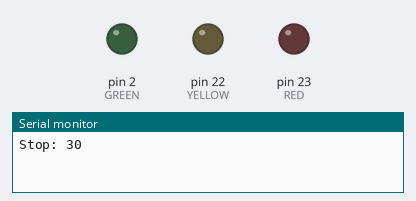
A sketch run on a simulated Arduino Mega 2560, built with avr-gcc and run on an emulated ATmega2560. Parts: output pins drawn as LEDs (lit = HIGH), the last lines printed to the serial monitor.

Above: at 0.5 s.
At 16.0 s:
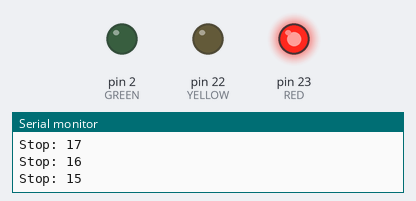
At 32.5 s:
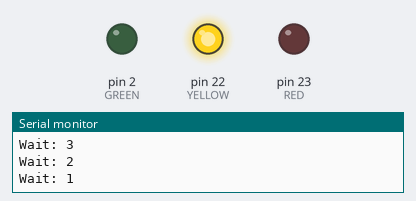
At 49.0 s:
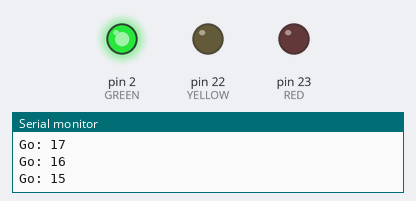
Timing chart, 0 to 81.9 s (numbered marks = the images above):
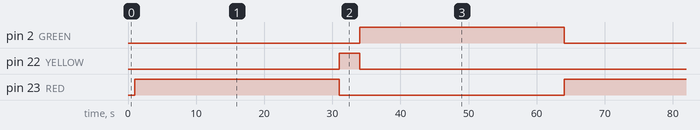

Measured:
- by itself, pin 2 (GREEN), pin 23 (RED): alternates HIGH for 30.0 s and LOW for 33.0 s
- by itself, pin 22 (YELLOW): alternates HIGH for 3.0 s and LOW for 60.0 s
- by itself, everything shown: repeats every 63.0 s, in 3 steps

The sketch:

Trafficlights.ino
```cpp
#define RED 23
#define YELLOW 22
#define GREEN 2
void setup() {
  Serial.begin(115200);
  pinMode(RED, OUTPUT);
  pinMode(YELLOW, OUTPUT);
  pinMode(GREEN, OUTPUT);
}
void timer(void) {
  for(int i = 30; i > 0; i--){
    Serial.print("Stop: ");
    Serial.println(i);
    delay(1000);
    digitalWrite(RED, HIGH);
    digitalWrite(YELLOW, LOW);
    digitalWrite(GREEN, LOW);
  }
  for(int i = 3; i > 0; i--){
    Serial.print("Wait: ");
    Serial.println(i);
    delay(1000);
    digitalWrite(RED, LOW);
    digitalWrite(YELLOW, HIGH);
    digitalWrite(GREEN, LOW);
  }
  for(int i = 30; i > 0; i--) {
    Serial.print("Go: ");
    Serial.println(i);
    delay(1000);
    digitalWrite(RED, LOW);
    digitalWrite(YELLOW, LOW);
    digitalWrite(GREEN, HIGH);
  }
}
void loop() {
   timer();

}
```
